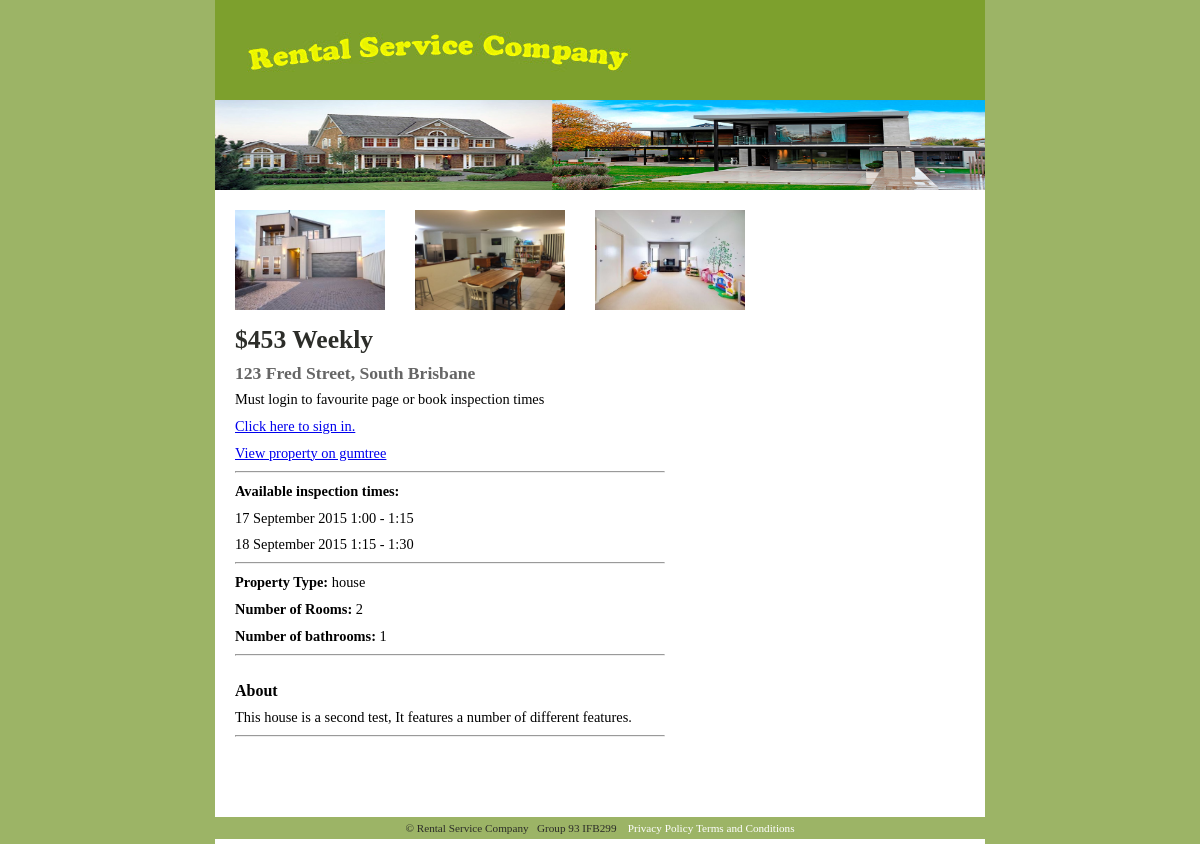
The page /Michael_Kath_N9293833/Artefact2/properties_page.php?ID=2 on the database its author committed.
### tables this page shows
CREATE TABLE `property_images` (
	`imageid` int NOT NULL AUTO_INCREMENT,	
	`propertyid` int NOT NULL,
	`image_decription` varchar(20) NOT NULL,
	`image_path` varchar(50) NOT NULL,
  PRIMARY KEY (`imageid`),
FOREIGN KEY (propertyid) REFERENCES property_details(propertyid)
);

CREATE TABLE `property_details` (
	`propertyid` int NOT NULL AUTO_INCREMENT,
	`tenantid`  int,
	`street_address` VARCHAR(50) NOT NULL,
	`suburb` VARCHAR(50) NOT NULL,
	`number_rooms` int NOT NULL,
	`property_type` VARCHAR(20) NOT NULL,
	`furnished` boolean Not null,
	`number_bathrooms` int NOT NULL,
	`description` VARCHAR(250) NOT NULL,
	`rent_amt` int NOT NULL,
	`gumtree_url` varchar(150),
	`inspection_time1` varchar(50) NOT NULL,	
	`inspection_time2` varchar(50) NOT NULL,	
	`posted` boolean NOT NULL,	
  PRIMARY KEY (`propertyid`)
);

### Michael_Kath_N9293833/Artefact2/properties_page.php (the view, shortened to what this page needs)
<html xmlns="http://www.w3.org/1999/xhtml">
<?php
include 'connection.php';
	$p_id = $_GET['ID'];
	if (isset($_SESSION['t_id']))
	{
		$tenantid = $_SESSION['t_id'];
	}
	else
	{
		$tenantid = 0;
	}
			try {
					$pdo = new PDO("mysql:host=$dbhost;dbname=$dbname",$dbuser,$dbpass);
					$pdo->setAttribute(PDO::ATTR_ERRMODE, PDO::ERRMODE_EXCEPTION);
					$recordset = $pdo->query("SELECT * FROM property_details WHERE propertyid = '$p_id'")->fetchAll(PDO::FETCH_ASSOC);
					$recordimages = $pdo->query("SELECT * FROM property_images WHERE propertyid = '$p_id'")->fetchAll(PDO::FETCH_ASSOC);
					$recCount = $pdo->prepare("SELECT count(*) FROM property_details WHERE propertyid = '$p_id'");
					$recCount->execute();
					$num_properties = $recCount->fetchColumn();
				}
			catch(PDOException $e)
				{
					echo $e->getMessage();
				}
?>
<head>
    <link href="main_11.css" rel="stylesheet" type="text/css"/>
</head>
<body>
<div id="outside">
	<div id="header">
		<br>
	</div>
	<div id="secondBanner">
		<img src="images/house3.jpg" width="770" height="90" alt="welcome to Property Service"/>
	</div>
	<div id="bigContent">
			<div>
			<?php
					foreach ($recordimages as $image)
					{
						echo '<a href="/images/', $image['image_path'],'" target="_blank" >';
						echo '<img style="float: left; margin: 15px 15px 15px 15px; width: 150px;height: 100px;border:0" src="/images/',$image['image_path'], '" alt="', $image['image_decription'], '">';
						echo '</a>';
					}
			?>
			</div>
			<div id="secondContent">
			<?php
			if ($num_properties == 0)
			{
				echo "<h3>Property not found</h3>";
			}
			else
			{
				foreach ($recordset as $record)
				{
					echo "<h1>$",$record['rent_amt'], " Weekly</h1>";
					echo "<h3>",$record['street_address'],", ",$record['suburb'],  "</h3>";
					if ($tenantid == 0)
					{
						echo "<p>Must login to favourite page or book inspection times</p>";
						echo '<p><a href="signin.php" target="_blank">Click here to sign in.</a></p>';
					}
					if (isset($record['gumtree_url']))
					{
						echo '<p><a href="',$record['gumtree_url'],'" target="_blank">View property on gumtree</a></p>';
					}
					echo "<hr></hr>";
					echo '<p><b>Available inspection times:</b>', "</p>";
					if ($tenantid == 0)
					{
						echo "<p>", $record['inspection_time1'], '</p>';
						echo "<p>", $record['inspection_time2'], "</p>";
					}
					echo "<HR></HR>";
					echo "<p><b>Property Type: </b>",$record['property_type'],  "</p>";
					echo "<p><b>Number of Rooms: </b>",$record['number_rooms'],  "</p>";
					echo "<p><b>Number of bathrooms: </b>",$record['number_bathrooms'],  "</p>";
					echo "<hr> </hr>";
					echo "<b><Br>About</BR></b><p>", $record['description'], "</p>";
					echo "<hr></hr>";
				}
			}
			?>
				<br>
				<br>
				<br>
				<br>
			</div>
				<div id="news">
				</div>
	</div>
</div>
		<div id="footer">
			<p> &#169; Rental Service Company &nbsp; Group 93 IFB299 &nbsp;&nbsp;
				<a href="privacy.html"> Privacy Policy</a>
				<a href="term.html"> Terms and Conditions</a>
			</p>
		</div>
</body>
</html>

### main_11.css (style rules this page uses)
body { font-family: "Century Gothic"; background: #9cb466; margin: 0; padding: 0; }
p, h1, h2, h3, h4, li { margin: 1ex 1em; }
div#outside { width: 770px; margin: 0 auto; background: #ffffff url(images/sky3.jpg);no-repeat; height:100px; }
div#header { height: 100px; position: relative; }
div#secondBanner { height: 90px; }
div#bigContent { background-color: #ffffff; padding:5px; }
#bigContent div#secondContent { float: left; width: 430px; margin: 0; padding: 0 15px; }
#secondContent p { font-family: "Century Gothic"; font-size: .9em; line-height: 1.4em; color: #000; margin: 1ex 0; }
#secondContent h1, #secondContent h2, #secondContent h3, #secondContent h4 { font-family: "Century Gothic"; }
#secondContent h1 { font-size: 1.6em; font-weight: bold; color: 2c2d29; margin: 0 0 .4ex 0; }
#secondContent h3 { font-size: 1.1em; font-weight: bold; color: #666; margin: 1ex 0 -.2ex 0; }
div#footer { clear: both; background: #9cb466; margin: 0 auto; padding: 5px; }
#footer p { font-family: "Century Gothic"; font-size: .70em; color: 2c2d29; margin: 0; padding: 0; text-align: center; }
#footer a { color: ffffff; text-decoration: none; }

### rows shown on the page
property_images: image_path (picture)
property_images: image_path (picture)
property_images: image_path (picture)
property_details: rent_amt "453", street_address "123 Fred Street", suburb "South Brisbane", inspection_time1 "17 September 2015 1:00 - 1:15", inspection_time2 "18 September 2015 1:15 - 1:30", property_type "house", number_rooms "2", number_bathrooms "1", description "This house is a second test, It features a number of different features."
